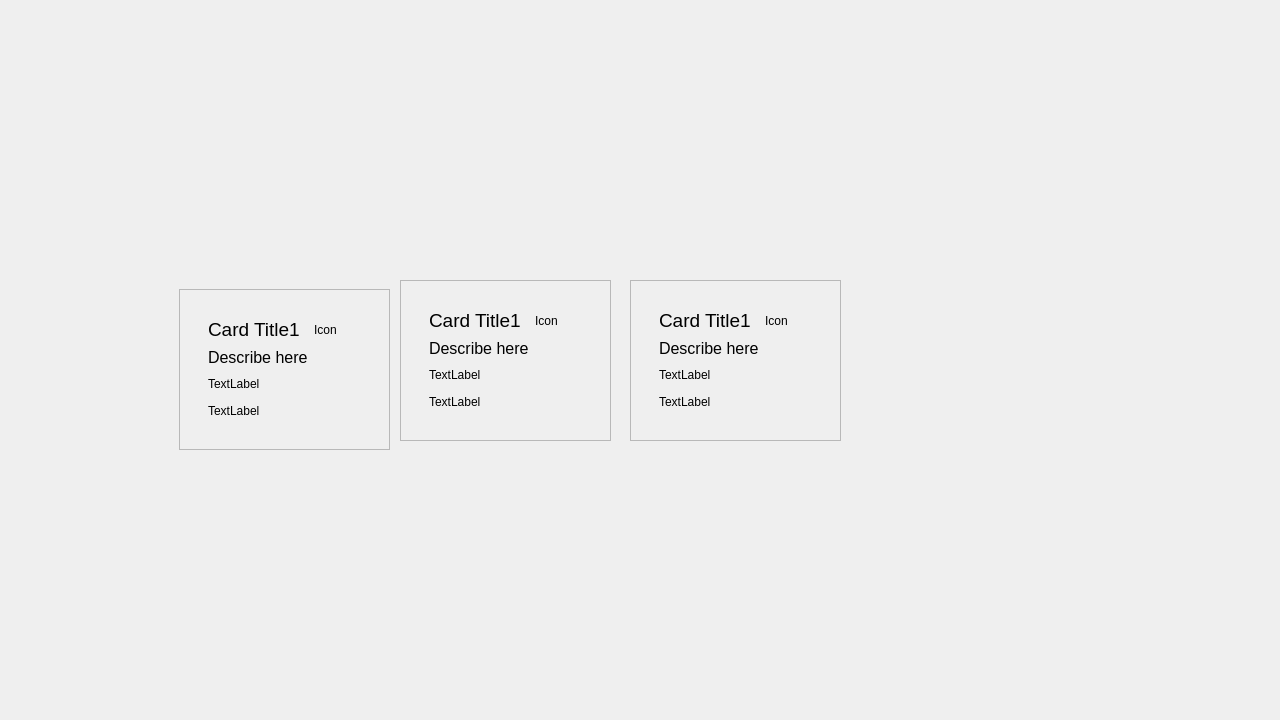
<?xml version="1.0" encoding="UTF-8"?>
<ui version="4.0">
 <class>Form</class>
 <widget class="QWidget" name="Form">
  <property name="geometry">
   <rect>
    <x>0</x>
    <y>0</y>
    <width>1280</width>
    <height>720</height>
   </rect>
  </property>
  <property name="windowTitle">
   <string>Form</string>
  </property>
  <widget class="QWidget" name="widget" native="true">
   <property name="geometry">
    <rect>
     <x>160</x>
     <y>180</y>
     <width>721</width>
     <height>361</height>
    </rect>
   </property>
   <widget class="QFrame" name="frame">
    <property name="geometry">
     <rect>
      <x>19</x>
      <y>109</y>
      <width>211</width>
      <height>161</height>
     </rect>
    </property>
    <property name="frameShape">
     <enum>QFrame::StyledPanel</enum>
    </property>
    <property name="frameShadow">
     <enum>QFrame::Raised</enum>
    </property>
    <widget class="QFrame" name="frame_5">
     <property name="geometry">
      <rect>
       <x>20</x>
       <y>20</y>
       <width>161</width>
       <height>121</height>
      </rect>
     </property>
     <property name="styleSheet">
      <string notr="true">QFrame#frame_5{
/*    border: 1px solid #888;*/
    border: none;
    border-radius:15px;
    background-color: qlineargradient(x1:0, y1:0, x2:1, y2:1,
                                        stop:0.102273 rgba(212, 137, 255, 255),
                                        stop:0.5 rgba(121, 133, 255, 255),
                                        stop:0.926136 rgba(106, 216, 253, 255)
                                        );
}</string>
     </property>
     <property name="frameShape">
      <enum>QFrame::StyledPanel</enum>
     </property>
     <property name="frameShadow">
      <enum>QFrame::Raised</enum>
     </property>
     <layout class="QGridLayout" name="gridLayout">
      <item row="0" column="0">
       <widget class="QLabel" name="label">
        <property name="font">
         <font>
          <pointsize>14</pointsize>
          <bold>false</bold>
         </font>
        </property>
        <property name="text">
         <string>Card Title1</string>
        </property>
       </widget>
      </item>
      <item row="0" column="1">
       <widget class="QLabel" name="label_3">
        <property name="text">
         <string>Icon</string>
        </property>
       </widget>
      </item>
      <item row="2" column="0">
       <widget class="QLabel" name="label_4">
        <property name="text">
         <string>TextLabel</string>
        </property>
       </widget>
      </item>
      <item row="1" column="0">
       <widget class="QLabel" name="label_2">
        <property name="font">
         <font>
          <pointsize>12</pointsize>
         </font>
        </property>
        <property name="text">
         <string>Describe here</string>
        </property>
       </widget>
      </item>
      <item row="3" column="0">
       <widget class="QLabel" name="label_5">
        <property name="text">
         <string>TextLabel</string>
        </property>
       </widget>
      </item>
     </layout>
    </widget>
   </widget>
   <widget class="QFrame" name="frame_2">
    <property name="geometry">
     <rect>
      <x>240</x>
      <y>100</y>
      <width>211</width>
      <height>161</height>
     </rect>
    </property>
    <property name="frameShape">
     <enum>QFrame::StyledPanel</enum>
    </property>
    <property name="frameShadow">
     <enum>QFrame::Raised</enum>
    </property>
    <widget class="QFrame" name="frame_9">
     <property name="geometry">
      <rect>
       <x>20</x>
       <y>20</y>
       <width>161</width>
       <height>121</height>
      </rect>
     </property>
     <property name="styleSheet">
      <string notr="true">QFrame#frame_9{
/*    border: 1px solid #888;*/
    border: none;
    border-radius:15px;
    background-color: qlineargradient(x1:0, y1:0, x2:1, y2:1,
                                        stop:0.102273 rgba(212, 137, 255, 255),
                                        stop:0.5 rgba(121, 133, 255, 255),
                                        stop:0.926136 rgba(106, 216, 253, 255)
                                        );
}</string>
     </property>
     <property name="frameShape">
      <enum>QFrame::StyledPanel</enum>
     </property>
     <property name="frameShadow">
      <enum>QFrame::Raised</enum>
     </property>
     <layout class="QGridLayout" name="gridLayout_3">
      <item row="0" column="0">
       <widget class="QLabel" name="label_11">
        <property name="font">
         <font>
          <pointsize>14</pointsize>
          <bold>false</bold>
         </font>
        </property>
        <property name="text">
         <string>Card Title1</string>
        </property>
       </widget>
      </item>
      <item row="0" column="1">
       <widget class="QLabel" name="label_12">
        <property name="text">
         <string>Icon</string>
        </property>
       </widget>
      </item>
      <item row="2" column="0">
       <widget class="QLabel" name="label_13">
        <property name="text">
         <string>TextLabel</string>
        </property>
       </widget>
      </item>
      <item row="1" column="0">
       <widget class="QLabel" name="label_14">
        <property name="font">
         <font>
          <pointsize>12</pointsize>
         </font>
        </property>
        <property name="text">
         <string>Describe here</string>
        </property>
       </widget>
      </item>
      <item row="3" column="0">
       <widget class="QLabel" name="label_15">
        <property name="text">
         <string>TextLabel</string>
        </property>
       </widget>
      </item>
     </layout>
    </widget>
   </widget>
   <widget class="QFrame" name="frame_3">
    <property name="geometry">
     <rect>
      <x>470</x>
      <y>100</y>
      <width>211</width>
      <height>161</height>
     </rect>
    </property>
    <property name="frameShape">
     <enum>QFrame::StyledPanel</enum>
    </property>
    <property name="frameShadow">
     <enum>QFrame::Raised</enum>
    </property>
    <widget class="QFrame" name="frame_10">
     <property name="geometry">
      <rect>
       <x>20</x>
       <y>20</y>
       <width>161</width>
       <height>121</height>
      </rect>
     </property>
     <property name="styleSheet">
      <string notr="true">QFrame#frame_10{
/*    border: 1px solid #888;*/
    border: none;
    border-radius:15px;
    background-color: qlineargradient(x1:0, y1:0, x2:1, y2:1,
                                        stop:0.102273 rgba(212, 137, 255, 255),
                                        stop:0.5 rgba(121, 133, 255, 255),
                                        stop:0.926136 rgba(106, 216, 253, 255)
                                        );
}</string>
     </property>
     <property name="frameShape">
      <enum>QFrame::StyledPanel</enum>
     </property>
     <property name="frameShadow">
      <enum>QFrame::Raised</enum>
     </property>
     <layout class="QGridLayout" name="gridLayout_4">
      <item row="0" column="0">
       <widget class="QLabel" name="label_16">
        <property name="font">
         <font>
          <pointsize>14</pointsize>
          <bold>false</bold>
         </font>
        </property>
        <property name="text">
         <string>Card Title1</string>
        </property>
       </widget>
      </item>
      <item row="0" column="1">
       <widget class="QLabel" name="label_17">
        <property name="text">
         <string>Icon</string>
        </property>
       </widget>
      </item>
      <item row="2" column="0">
       <widget class="QLabel" name="label_18">
        <property name="text">
         <string>TextLabel</string>
        </property>
       </widget>
      </item>
      <item row="1" column="0">
       <widget class="QLabel" name="label_19">
        <property name="font">
         <font>
          <pointsize>12</pointsize>
         </font>
        </property>
        <property name="text">
         <string>Describe here</string>
        </property>
       </widget>
      </item>
      <item row="3" column="0">
       <widget class="QLabel" name="label_20">
        <property name="text">
         <string>TextLabel</string>
        </property>
       </widget>
      </item>
     </layout>
    </widget>
   </widget>
  </widget>
 </widget>
 <resources/>
 <connections/>
</ui>
